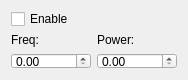
<?xml version="1.0" encoding="UTF-8"?>
<ui version="4.0">
 <class>Form</class>
 <widget class="QWidget" name="Form">
  <property name="geometry">
   <rect>
    <x>0</x>
    <y>0</y>
    <width>184</width>
    <height>80</height>
   </rect>
  </property>
  <property name="sizePolicy">
   <sizepolicy hsizetype="Expanding" vsizetype="Minimum">
    <horstretch>0</horstretch>
    <verstretch>0</verstretch>
   </sizepolicy>
  </property>
  <property name="minimumSize">
   <size>
    <width>0</width>
    <height>80</height>
   </size>
  </property>
  <property name="maximumSize">
   <size>
    <width>16777215</width>
    <height>80</height>
   </size>
  </property>
  <property name="windowTitle">
   <string>Form</string>
  </property>
  <layout class="QGridLayout" name="gridLayout">
   <item row="0" column="0">
    <widget class="QCheckBox" name="enabledCheckBox">
     <property name="text">
      <string>Enable</string>
     </property>
    </widget>
   </item>
   <item row="1" column="0">
    <widget class="QLabel" name="label">
     <property name="text">
      <string>Freq:</string>
     </property>
    </widget>
   </item>
   <item row="1" column="1">
    <widget class="QLabel" name="label_3">
     <property name="text">
      <string>Power:</string>
     </property>
    </widget>
   </item>
   <item row="2" column="0">
    <widget class="ScienDSpinBox" name="FreqDoubleSpinBox">
     <property name="sizePolicy">
      <sizepolicy hsizetype="Preferred" vsizetype="Fixed">
       <horstretch>0</horstretch>
       <verstretch>0</verstretch>
      </sizepolicy>
     </property>
     <property name="minimumSize">
      <size>
       <width>80</width>
       <height>0</height>
      </size>
     </property>
    </widget>
   </item>
   <item row="2" column="1">
    <widget class="ScienDSpinBox" name="PowerDoubleSpinBox">
     <property name="sizePolicy">
      <sizepolicy hsizetype="Preferred" vsizetype="Fixed">
       <horstretch>0</horstretch>
       <verstretch>0</verstretch>
      </sizepolicy>
     </property>
     <property name="minimumSize">
      <size>
       <width>80</width>
       <height>0</height>
      </size>
     </property>
    </widget>
   </item>
  </layout>
 </widget>
 <customwidgets>
  <customwidget>
   <class>ScienDSpinBox</class>
   <extends>QDoubleSpinBox</extends>
   <header>qudi.util.widgets.scientific_spinbox.h</header>
  </customwidget>
 </customwidgets>
 <resources/>
 <connections/>
</ui>
